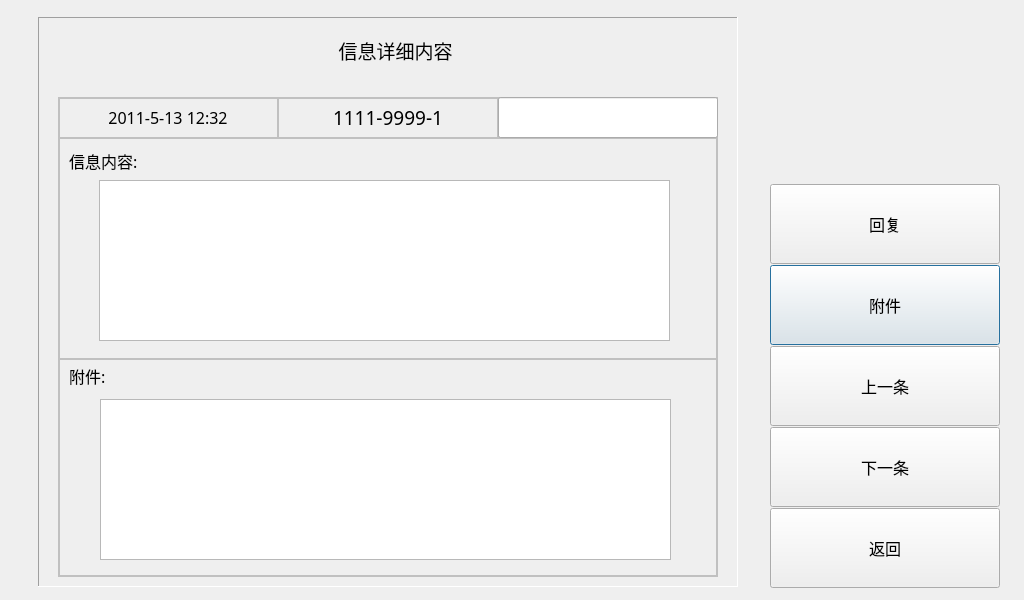
<?xml version="1.0" encoding="UTF-8"?>
<ui version="4.0">
 <class>InfoManDetailDialog</class>
 <widget class="QDialog" name="InfoManDetailDialog">
  <property name="geometry">
   <rect>
    <x>0</x>
    <y>0</y>
    <width>1024</width>
    <height>600</height>
   </rect>
  </property>
  <property name="font">
   <font>
    <family>AlArabiya</family>
    <pointsize>14</pointsize>
   </font>
  </property>
  <property name="windowTitle">
   <string>查看信息</string>
  </property>
  <widget class="ScrollLineEdit" name="lineEditInfoTitle">
   <property name="geometry">
    <rect>
     <x>498</x>
     <y>97</y>
     <width>220</width>
     <height>41</height>
    </rect>
   </property>
   <property name="font">
    <font>
     <family>AlArabiya</family>
     <pointsize>12</pointsize>
    </font>
   </property>
   <property name="focusPolicy">
    <enum>Qt::NoFocus</enum>
   </property>
   <property name="styleSheet">
    <string notr="true"/>
   </property>
   <property name="alignment">
    <set>Qt::AlignLeading|Qt::AlignLeft|Qt::AlignVCenter</set>
   </property>
   <property name="readOnly">
    <bool>true</bool>
   </property>
  </widget>
  <widget class="QListView" name="listViewInfoAttachment">
   <property name="geometry">
    <rect>
     <x>100</x>
     <y>399</y>
     <width>571</width>
     <height>161</height>
    </rect>
   </property>
   <property name="font">
    <font>
     <family>AlArabiya</family>
     <pointsize>12</pointsize>
    </font>
   </property>
   <property name="focusPolicy">
    <enum>Qt::NoFocus</enum>
   </property>
   <property name="verticalScrollBarPolicy">
    <enum>Qt::ScrollBarAsNeeded</enum>
   </property>
   <property name="editTriggers">
    <set>QAbstractItemView::NoEditTriggers</set>
   </property>
  </widget>
  <widget class="CommonPushButton" name="pushButtonInfoManDetailAttach">
   <property name="geometry">
    <rect>
     <x>770</x>
     <y>265</y>
     <width>230</width>
     <height>80</height>
    </rect>
   </property>
   <property name="font">
    <font>
     <family>AlArabiya</family>
     <pointsize>12</pointsize>
    </font>
   </property>
   <property name="text">
    <string>附件</string>
   </property>
  </widget>
  <widget class="CommonPushButton" name="pushButtonInfoManDetailPrev">
   <property name="geometry">
    <rect>
     <x>770</x>
     <y>346</y>
     <width>230</width>
     <height>80</height>
    </rect>
   </property>
   <property name="font">
    <font>
     <family>AlArabiya</family>
     <pointsize>12</pointsize>
    </font>
   </property>
   <property name="text">
    <string>上一条</string>
   </property>
  </widget>
  <widget class="CommonPushButton" name="pushButtonInfoManDetailNext">
   <property name="geometry">
    <rect>
     <x>770</x>
     <y>427</y>
     <width>230</width>
     <height>80</height>
    </rect>
   </property>
   <property name="font">
    <font>
     <family>AlArabiya</family>
     <pointsize>12</pointsize>
    </font>
   </property>
   <property name="text">
    <string>下一条</string>
   </property>
  </widget>
  <widget class="CommonPushButton" name="pushButtonInfoManDetailReturn">
   <property name="geometry">
    <rect>
     <x>770</x>
     <y>508</y>
     <width>230</width>
     <height>80</height>
    </rect>
   </property>
   <property name="font">
    <font>
     <family>AlArabiya</family>
     <pointsize>12</pointsize>
    </font>
   </property>
   <property name="text">
    <string>返回</string>
   </property>
  </widget>
  <widget class="QLabel" name="labeInfoTime">
   <property name="geometry">
    <rect>
     <x>58</x>
     <y>97</y>
     <width>220</width>
     <height>41</height>
    </rect>
   </property>
   <property name="font">
    <font>
     <family>AlArabiya</family>
     <pointsize>12</pointsize>
    </font>
   </property>
   <property name="styleSheet">
    <string notr="true">border: 1px solid #C0C0C0;
</string>
   </property>
   <property name="frameShape">
    <enum>QFrame::StyledPanel</enum>
   </property>
   <property name="frameShadow">
    <enum>QFrame::Sunken</enum>
   </property>
   <property name="text">
    <string>2011-5-13 12:32</string>
   </property>
   <property name="alignment">
    <set>Qt::AlignCenter</set>
   </property>
  </widget>
  <widget class="CommonPushButton" name="pushButtonInfoManDetailReply">
   <property name="geometry">
    <rect>
     <x>770</x>
     <y>184</y>
     <width>230</width>
     <height>80</height>
    </rect>
   </property>
   <property name="font">
    <font>
     <family>AlArabiya</family>
     <pointsize>12</pointsize>
    </font>
   </property>
   <property name="text">
    <string>回复</string>
   </property>
  </widget>
  <widget class="QFrame" name="framePanel">
   <property name="geometry">
    <rect>
     <x>38</x>
     <y>17</y>
     <width>700</width>
     <height>570</height>
    </rect>
   </property>
   <property name="frameShape">
    <enum>QFrame::Panel</enum>
   </property>
   <property name="frameShadow">
    <enum>QFrame::Sunken</enum>
   </property>
  </widget>
  <widget class="QLabel" name="labelInfoFrom">
   <property name="geometry">
    <rect>
     <x>278</x>
     <y>97</y>
     <width>220</width>
     <height>41</height>
    </rect>
   </property>
   <property name="font">
    <font>
     <weight>50</weight>
     <italic>false</italic>
     <bold>false</bold>
    </font>
   </property>
   <property name="styleSheet">
    <string notr="true">border: 1px solid #C0C0C0;</string>
   </property>
   <property name="frameShape">
    <enum>QFrame::StyledPanel</enum>
   </property>
   <property name="frameShadow">
    <enum>QFrame::Sunken</enum>
   </property>
   <property name="text">
    <string>1111-9999-1</string>
   </property>
   <property name="alignment">
    <set>Qt::AlignCenter</set>
   </property>
  </widget>
  <widget class="QFrame" name="frame">
   <property name="geometry">
    <rect>
     <x>498</x>
     <y>97</y>
     <width>220</width>
     <height>41</height>
    </rect>
   </property>
   <property name="styleSheet">
    <string notr="true">background-color: transparent;
border: 1px solid #C0C0C0;</string>
   </property>
   <property name="frameShape">
    <enum>QFrame::StyledPanel</enum>
   </property>
   <property name="frameShadow">
    <enum>QFrame::Raised</enum>
   </property>
  </widget>
  <widget class="QLabel" name="labelInfoBody">
   <property name="geometry">
    <rect>
     <x>69</x>
     <y>140</y>
     <width>161</width>
     <height>41</height>
    </rect>
   </property>
   <property name="font">
    <font>
     <family>AlArabiya</family>
     <pointsize>12</pointsize>
    </font>
   </property>
   <property name="styleSheet">
    <string notr="true">border: 0px;</string>
   </property>
   <property name="frameShape">
    <enum>QFrame::NoFrame</enum>
   </property>
   <property name="frameShadow">
    <enum>QFrame::Sunken</enum>
   </property>
   <property name="text">
    <string>信息内容:</string>
   </property>
   <property name="alignment">
    <set>Qt::AlignLeading|Qt::AlignLeft|Qt::AlignVCenter</set>
   </property>
  </widget>
  <widget class="QFrame" name="frameInfoBody">
   <property name="geometry">
    <rect>
     <x>58</x>
     <y>138</y>
     <width>660</width>
     <height>221</height>
    </rect>
   </property>
   <property name="styleSheet">
    <string notr="true">background-color: transparent;
border: 1px solid #C0C0C0;</string>
   </property>
   <property name="frameShape">
    <enum>QFrame::StyledPanel</enum>
   </property>
   <property name="frameShadow">
    <enum>QFrame::Raised</enum>
   </property>
  </widget>
  <widget class="QLabel" name="labelInfoAttachment">
   <property name="geometry">
    <rect>
     <x>69</x>
     <y>355</y>
     <width>131</width>
     <height>41</height>
    </rect>
   </property>
   <property name="font">
    <font>
     <family>AlArabiya</family>
     <pointsize>12</pointsize>
    </font>
   </property>
   <property name="styleSheet">
    <string notr="true">border: 0px</string>
   </property>
   <property name="frameShape">
    <enum>QFrame::NoFrame</enum>
   </property>
   <property name="frameShadow">
    <enum>QFrame::Sunken</enum>
   </property>
   <property name="text">
    <string>附件:</string>
   </property>
   <property name="alignment">
    <set>Qt::AlignLeading|Qt::AlignLeft|Qt::AlignVCenter</set>
   </property>
  </widget>
  <widget class="QFrame" name="frameInfoAttachment">
   <property name="geometry">
    <rect>
     <x>58</x>
     <y>359</y>
     <width>660</width>
     <height>218</height>
    </rect>
   </property>
   <property name="styleSheet">
    <string notr="true">background-color: transparent;
border: 1px solid #C0C0C0;</string>
   </property>
   <property name="frameShape">
    <enum>QFrame::StyledPanel</enum>
   </property>
   <property name="frameShadow">
    <enum>QFrame::Raised</enum>
   </property>
  </widget>
  <widget class="QLabel" name="label_title">
   <property name="geometry">
    <rect>
     <x>140</x>
     <y>25</y>
     <width>511</width>
     <height>51</height>
    </rect>
   </property>
   <property name="font">
    <font>
     <family>,white</family>
     <weight>50</weight>
     <italic>false</italic>
     <bold>false</bold>
    </font>
   </property>
   <property name="text">
    <string>信息详细内容</string>
   </property>
   <property name="alignment">
    <set>Qt::AlignCenter</set>
   </property>
  </widget>
  <widget class="QFrame" name="frameInfoBox">
   <property name="geometry">
    <rect>
     <x>58</x>
     <y>97</y>
     <width>660</width>
     <height>480</height>
    </rect>
   </property>
   <property name="styleSheet">
    <string notr="true">background-color: transparent;
border: 2px solid #C0C0C0;</string>
   </property>
   <property name="frameShape">
    <enum>QFrame::StyledPanel</enum>
   </property>
   <property name="frameShadow">
    <enum>QFrame::Raised</enum>
   </property>
  </widget>
  <widget class="QTextEdit" name="textEditInfoBody">
   <property name="geometry">
    <rect>
     <x>99</x>
     <y>180</y>
     <width>571</width>
     <height>161</height>
    </rect>
   </property>
   <property name="font">
    <font>
     <family>AlArabiya</family>
     <pointsize>12</pointsize>
    </font>
   </property>
   <property name="focusPolicy">
    <enum>Qt::NoFocus</enum>
   </property>
   <property name="readOnly">
    <bool>true</bool>
   </property>
  </widget>
  <zorder>pushButtonInfoManDetailAttach</zorder>
  <zorder>pushButtonInfoManDetailPrev</zorder>
  <zorder>pushButtonInfoManDetailNext</zorder>
  <zorder>pushButtonInfoManDetailReturn</zorder>
  <zorder>pushButtonInfoManDetailReply</zorder>
  <zorder>framePanel</zorder>
  <zorder>frame</zorder>
  <zorder>labelInfoBody</zorder>
  <zorder>frameInfoBody</zorder>
  <zorder>frameInfoAttachment</zorder>
  <zorder>label_title</zorder>
  <zorder>frameInfoBox</zorder>
  <zorder>labeInfoTime</zorder>
  <zorder>listViewInfoAttachment</zorder>
  <zorder>labelInfoFrom</zorder>
  <zorder>lineEditInfoTitle</zorder>
  <zorder>labelInfoAttachment</zorder>
  <zorder>textEditInfoBody</zorder>
 </widget>
 <customwidgets>
  <customwidget>
   <class>CommonPushButton</class>
   <extends>QPushButton</extends>
   <header>commonpushbutton.h</header>
  </customwidget>
  <customwidget>
   <class>ScrollLineEdit</class>
   <extends>QLineEdit</extends>
   <header>scrolllineedit.h</header>
  </customwidget>
 </customwidgets>
 <tabstops>
  <tabstop>pushButtonInfoManDetailReply</tabstop>
  <tabstop>pushButtonInfoManDetailAttach</tabstop>
  <tabstop>pushButtonInfoManDetailPrev</tabstop>
  <tabstop>pushButtonInfoManDetailNext</tabstop>
  <tabstop>pushButtonInfoManDetailReturn</tabstop>
 </tabstops>
 <resources/>
 <connections/>
</ui>
